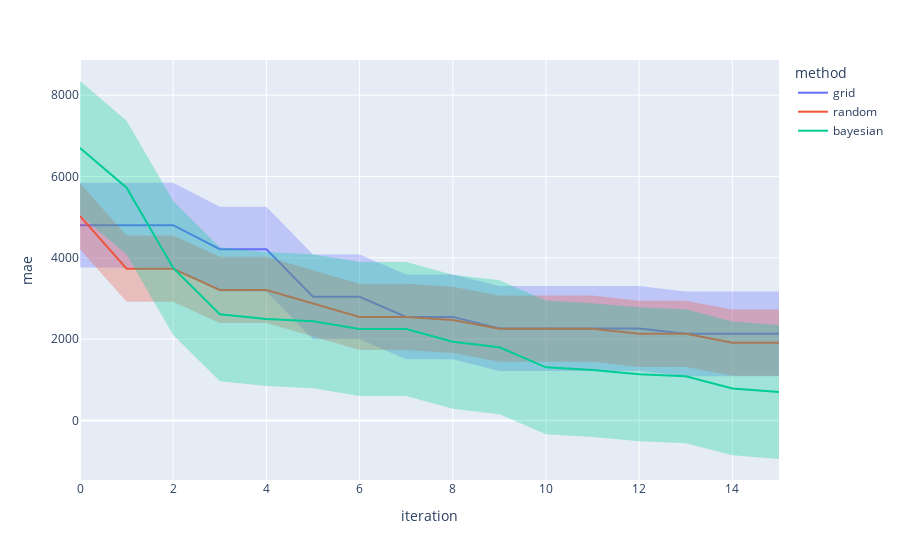

The code cell stored with this chart in its notebook:
### Markdown cell above
### Visualization
As we might expect, Bayesian optimization outperforms random search while grid and
random search are on par with each other.

### Code cell
# import plotly.express as px
from self_driving_lab_demo.utils.plotting import line

fig = line(
    data_frame=results_df,
    x="iteration",
    y="mae",
    error_y="std",
    error_y_mode="band",
    color="method",
)

fig

### Figure 1 — Plotly figure (JSON) as saved in the notebook; plotly's stock layout.template omitted (floating-point values rounded to 4 significant figures)
{"data": [{"fill": "toself", "fillcolor": "rgba(99,110,250,.3)", "hoverinfo": "skip", "legendgroup": "grid", "line": {"color": "rgba(255,255,255,0)"}, "showlegend": false, "type": "scatter", "x": [0, 1, 2, 3, 4, 5, 6, 7, 8, 9, 10, 11, 12, 13, 14, 15, 15, 14, 13, 12, 11, 10, 9, 8, 7, 6, 5, 4, 3, 2, 1, 0], "xaxis": "x", "y": [5846.0, 5846.0, 5845.0, 5256.0, 5254.0, 4085.0, 4085.0, 3591.0, 3591.0, 3306.0, 3305.0, 3305.0, 3305.0, 3175.0, 3175.0, 3175.0, 1089.0, 1089.0, 1089.0, 1220.0, 1220.0, 1220.0, 1220.0, 1505.0, 1505.0, 2000.0, 2000.0, 3168.0, 3170.0, 3760.0, 3760.0, 3761.0], "yaxis": "y"}, {"hovertemplate": "method=grid<br>iteration=%{x}<br>mae=%{y}<extra></extra>", "legendgroup": "grid", "line": {"color": "#636efa", "dash": "solid"}, "marker": {"symbol": "circle"}, "mode": "lines", "name": "grid", "orientation": "v", "showlegend": true, "type": "scatter", "x": [0, 1, 2, 3, 4, 5, 6, 7, 8, 9, 10, 11, 12, 13, 14, 15], "xaxis": "x", "y": [4804.0, 4803.0, 4803.0, 4213.0, 4211.0, 3043.0, 3043.0, 2548.0, 2548.0, 2263.0, 2263.0, 2263.0, 2263.0, 2132.0, 2132.0, 2132.0], "yaxis": "y"}, {"fill": "toself", "fillcolor": "rgba(239,85,59,.3)", "hoverinfo": "skip", "legendgroup": "random", "line": {"color": "rgba(255,255,255,0)"}, "showlegend": false, "type": "scatter", "x": [0, 1, 2, 3, 4, 5, 6, 7, 8, 9, 10, 11, 12, 13, 14, 15, 15, 14, 13, 12, 11, 10, 9, 8, 7, 6, 5, 4, 3, 2, 1, 0], "xaxis": "x", "y": [5843.0, 4547.0, 4547.0, 4025.0, 4025.0, 3685.0, 3361.0, 3361.0, 3288.0, 3072.0, 3072.0, 3072.0, 2946.0, 2946.0, 2727.0, 2727.0, 1098.0, 1098.0, 1318.0, 1318.0, 1443.0, 1443.0, 1443.0, 1660.0, 1732.0, 1732.0, 2056.0, 2396.0, 2396.0, 2918.0, 2918.0, 4214.0], "yaxis": "y"}, {"hovertemplate": "method=random<br>iteration=%{x}<br>mae=%{y}<extra></extra>", "legendgroup": "random", "line": {"color": "#EF553B", "dash": "solid"}, "marker": {"symbol": "circle"}, "mode": "lines", "name": "random", "orientation": "v", "showlegend": true, "type": "scatter", "x": [0, 1, 2, 3, 4, 5, 6, 7, 8, 9, 10, 11, 12, 13, 14, 15], "xaxis": "x", "y": [5028.0, 3733.0, 3733.0, 3210.0, 3210.0, 2871.0, 2547.0, 2547.0, 2474.0, 2257.0, 2257.0, 2257.0, 2132.0, 2132.0, 1913.0, 1913.0], "yaxis": "y"}, {"fill": "toself", "fillcolor": "rgba(0,204,150,.3)", "hoverinfo": "skip", "legendgroup": "bayesian", "line": {"color": "rgba(255,255,255,0)"}, "showlegend": false, "type": "scatter", "x": [0, 1, 2, 3, 4, 5, 6, 7, 8, 9, 10, 11, 12, 13, 14, 15, 15, 14, 13, 12, 11, 10, 9, 8, 7, 6, 5, 4, 3, 2, 1, 0], "xaxis": "x", "y": [8349.0, 7374.0, 5398.0, 4260.0, 4142.0, 4086.0, 3898.0, 3898.0, 3584.0, 3449.0, 2954.0, 2886.0, 2785.0, 2735.0, 2437.0, 2348.0, -946.8, -857.4, -559.0, -509.8, -408.2, -340.5, 154.9, 290.0, 603.9, 603.9, 791.5, 848.1, 965.9, 2103.0, 4080.0, 5055.0], "yaxis": "y"}, {"hovertemplate": "method=bayesian<br>iteration=%{x}<br>mae=%{y}<extra></extra>", "legendgroup": "bayesian", "line": {"color": "#00cc96", "dash": "solid"}, "marker": {"symbol": "circle"}, "mode": "lines", "name": "bayesian", "orientation": "v", "showlegend": true, "type": "scatter", "x": [0, 1, 2, 3, 4, 5, 6, 7, 8, 9, 10, 11, 12, 13, 14, 15], "xaxis": "x", "y": [6702.0, 5727.0, 3750.0, 2613.0, 2495.0, 2439.0, 2251.0, 2251.0, 1937.0, 1802.0, 1307.0, 1239.0, 1137.0, 1088.0, 789.7, 700.4], "yaxis": "y"}], "layout": {"legend": {"title": {"text": "method"}, "tracegroupgap": 0}, "margin": {"t": 60}, "xaxis": {"anchor": "y", "domain": [0, 1], "title": {"text": "iteration"}}, "yaxis": {"anchor": "x", "domain": [0, 1], "title": {"text": "mae"}}}}
